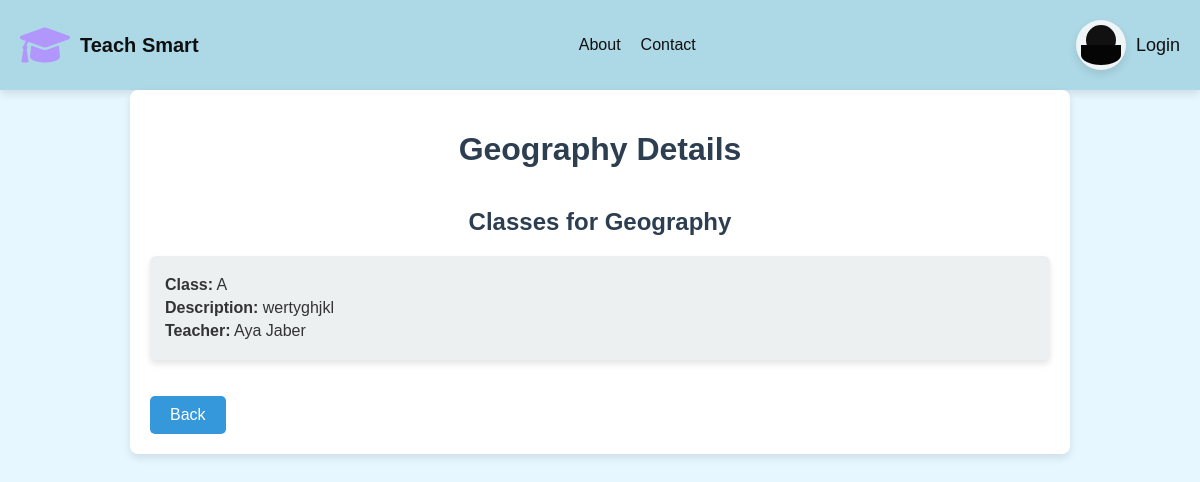
The app's page /subject_detail/Geography/ with its own data.
### tsweb/models.py (models this page shows, shortened)
class Subject(models.Model):
        SUBJECT_CHOICES = [
                ('Technology', 'Technology'),
                ('Mathematics', 'Mathematics'),
                ('History', 'History'),
                ( 'English', 'English'),
                ('Geography', 'Geography'),
                ('Literature', 'Literature'),
                ('Science', 'Science'),
            ]
        name = models.CharField(max_length=20, choices=SUBJECT_CHOICES)

class SubjectClass(models.Model):
    GRADE_CHOICES = Teacher.CLASS_CHOICES  # Use the same choices as in Teacher model
    subject = models.ForeignKey(Subject, on_delete=models.CASCADE, related_name='subject_classes')
    class_name = models.CharField(max_length=1, choices=GRADE_CHOICES)  # Class name or grade
    description = models.TextField(blank=True, help_text="Description of the subject")
    description = models.TextField(blank=True, help_text="Description of the subject")
    syllabus = models.TextField(blank=True, help_text="Syllabus or study path for the subject")
    teachers = models.ManyToManyField(Teacher, related_name='subject_classes', help_text="Select teachers for this subject")

class Teacher(models.Model):
    CLASS_CHOICES = [
        ('A', 'First grade'),
        ('B', 'Second grade'),
        ('C', 'Third grade'),
        ('D', 'Fourth grade'),
        ('E', 'Fifth grade'),
        ('F', 'Sixth grade'),
    ]
    id_number = models.CharField(
        max_length=9,
        unique=True,
        validators=[RegexValidator(r'^\d{9}$', "Please enter exactly 9 digits.")]
    )
    first_name = models.CharField(max_length=50)
    last_name = models.CharField(max_length=50)
    date_of_birth = models.DateField()
    email = models.EmailField(unique=True, validators=[EmailValidator(message="Invalid email address.")])
    phone_number = models.CharField(
        max_length=10,
        validators=[
            RegexValidator(
                regex=r'^(05\d|0[23489])\d{7}$',
                message='Invalid Israeli phone number. Please enter 10 digits starting with 05 .'
            )
        ]
    )
    password = models.CharField(max_length=128)  # הוספת שדה סיסמה
    subject = models.ForeignKey(Subject, on_delete=models.CASCADE, related_name='teachers', help_text="Select the subject the teacher can teach")
    classes = models.CharField(
        max_length=1,
        choices=CLASS_CHOICES,
        help_text="Select the grade the teacher can educate"
    )
    def __str__(self):
        return f"{self.first_name} {self.last_name}"

### tsweb/views.py (the view)
# urls.py: path('subject_detail/<str:name>/', views.subject_detail, name='subject_detail'),
def subject_detail(request, name):
    subject = get_object_or_404(Subject, name=name)
    subject_classes = subject.subject_classes.all()  # Access related classes
    return render(request, 'subject_detail.html', {'subject': subject, 'subject_classes': subject_classes})

### tsweb/Templates/subject_detail.html (shortened to what this page needs)
{% extends "base.html" %}
{% block content %}
<!DOCTYPE html>
<html>
<head>
    <link rel="stylesheet" href="https://cdnjs.cloudflare.com/ajax/libs/font-awesome/6.0.0-beta3/css/all.min.css">
</head>
<body>
    <div class="container">
        <h1>{{ subject.name }} Details</h1>
        <h2>Classes for {{ subject.name }}</h2>
        <ul class="subject-class-list">
            {% for subject_class in subject_classes %}
            <li>
                <p><strong>Class:</strong> {{ subject_class.class_name }}</p>
                <p><strong>Description:</strong> {{ subject_class.description }}</p>
                <p><strong>Teacher:</strong> {{ subject_class.teachers.all|join:", " }}</p>
            </li>
            {% empty %}
            <li>No classes available for this subject.</li>
            {% endfor %}
        </ul>
        <a class="back-button" href="{% url 'the_subjects' %}">Back </a>
    </div>
</body>
</html>
{% endblock %}

### static/css/base.css (style rules this page uses)
body { font-family: "Times New Roman", Times, serif; margin: 0; padding: 0; box-sizing: border-box; background-color: #E6F7FF; color: #333; }

### tsweb/Templates/subject_detail.html (style rules this page uses)
body { font-family: 'Arial', sans-serif; min-height: calc(100vh - 120px); background-image: url('https://i.pinimg.com/736x/09/05/3f/09053fe29ea473c1f764ddaa71cd8db7.jpg'); background-size: 100%; background-position: center; background-repeat: no-repeat; background-attachment: fixed; margin: 0; padding: 0; color: #333; }
.container { max-width: 900px; size: 80%; margin: 0 auto; padding: 20px; background: #fff; border-radius: 8px; box-shadow: 0 4px 8px rgba(0, 0, 0, 0.1); }
h1, h2 { color: #2c3e50; text-align: center; margin-bottom: 20px; }
.subject-class-list { list-style: none; padding: 0; }
.subject-class-list li { background: #ecf0f1; border-radius: 6px; margin: 10px 0; padding: 15px; box-shadow: 0 4px 6px rgba(0, 0, 0, 0.1); transition: transform 0.3s ease, box-shadow 0.3s ease; }
.subject-class-list p { margin: 5px 0; }
.back-button { display: inline-block; padding: 10px 20px; font-size: 16px; color: #fff; background-color: #3498db; border: none; border-radius: 5px; cursor: pointer; text-align: center; text-decoration: none; transition: background-color 0.3s, transform 0.3s; margin-top: 20px; }

### records on screen
Subject: name "Geography"
SubjectClass: class_name "A", description "wertyghjkl", teachers.all "Aya Jaber"
